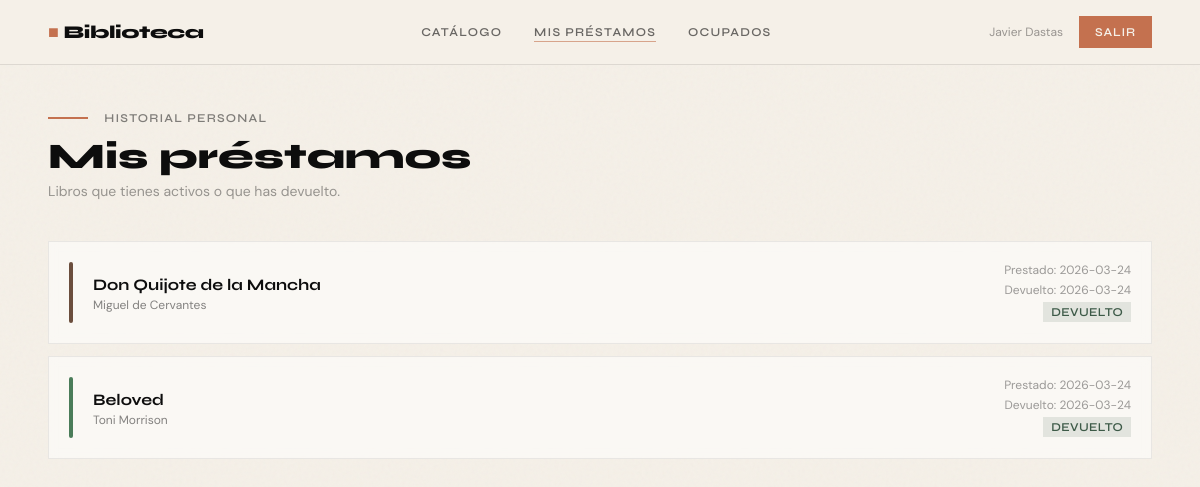
The app's page /my_loans (signed in) with its own data.
### tables this page shows
CREATE TABLE loans (
            id          INTEGER PRIMARY KEY AUTOINCREMENT,
            user_id     INTEGER NOT NULL REFERENCES users(id),
            book_id     INTEGER NOT NULL REFERENCES books(id),
            loan_date   TEXT    DEFAULT (datetime('now')),
            return_date TEXT,
            returned    INTEGER DEFAULT 0        -- 0 = activo, 1 = devuelto
        );

CREATE TABLE books (
            id          INTEGER PRIMARY KEY AUTOINCREMENT,
            title       TEXT    NOT NULL,
            author      TEXT    NOT NULL,
            genre       TEXT,
            year        INTEGER,
            cover_color TEXT    DEFAULT '#3D5A47',
            available   INTEGER DEFAULT 1        -- 1 = disponible, 0 = prestado
        );

### app.py (the view)
@app.route('/my_loans')
@login_required
def my_loans():
    conn  = get_db_connection()
    loans = conn.execute(
        """SELECT loans.id, books.title, books.author, books.cover_color,
                  loans.loan_date, loans.return_date, loans.returned
           FROM loans JOIN books ON loans.book_id=books.id
           WHERE loans.user_id=?
           ORDER BY loans.returned ASC, loans.loan_date DESC""",
        (session['user_id'],)
    ).fetchall()
    conn.close()
    return render_template('my_loans.html', loans=loans)

### app.py (called while the page is built)
def get_db_connection():
    conn = sqlite3.connect(DATABASE)
    conn.row_factory = sqlite3.Row
    return conn

def login_required(f):
    from functools import wraps
    @wraps(f)
    def decorated(*args, **kwargs):
        if 'user_id' not in session:
            flash("Debes iniciar sesión primero.")
            return redirect(url_for('login'))
        return f(*args, **kwargs)
    return decorated

### templates/my_loans.html (shortened to what this page needs)
{% extends "base.html" %}
{% block content %}
<div class="mb-2">
  <span style="width:40px;height:2px;background:#C4714F;display:inline-block;vertical-align:middle;margin-right:12px;"></span>
  <span class="text-xs font-display font-semibold tracking-widest text-ink uppercase opacity-50">Historial personal</span>
</div>
<h1 class="font-display text-4xl font-extrabold text-ink mb-1">Mis préstamos</h1>
<p class="text-sm text-ink opacity-40 mb-10">Libros que tienes activos o que has devuelto.</p>
{% if loans %}
<div class="space-y-3">
  {% for loan in loans %}
  <div class="stat-card p-5 flex items-center gap-5 animate-fade-up" style="animation-delay:{{ loop.index0 * 0.06 }}s;opacity:0">
    <div class="w-1 self-stretch flex-shrink-0 rounded-full" style="background:{{ loan['cover_color'] }}"></div>
    <div class="flex-1 min-w-0">
      <h3 class="font-display font-bold text-ink truncate">{{ loan['title'] }}</h3>
      <p class="text-xs text-ink opacity-50">{{ loan['author'] }}</p>
    </div>
    <div class="text-right flex-shrink-0">
      <p class="text-xs text-ink opacity-40 mb-1">Prestado: {{ loan['loan_date'][:10] }}</p>
      {% if loan['returned'] %}
        <p class="text-xs text-ink opacity-40">Devuelto: {{ loan['return_date'][:10] }}</p>
        <span class="inline-block mt-1 badge-available text-xs font-display font-semibold px-2 py-0.5 uppercase tracking-wide">Devuelto</span>
      {% else %}
        <span class="inline-block mt-1 badge-borrowed text-xs font-display font-semibold px-2 py-0.5 uppercase tracking-wide">Activo</span>
      {% endif %}
    </div>
  </div>
  {% endfor %}
</div>
{% else %}
<div class="text-center py-24 text-ink opacity-30">
  <p class="text-6xl mb-4">📖</p>
  <p class="font-display text-xl mb-2">Sin préstamos aún</p>
  <p class="text-sm">Ve al <a href="{{ url_for('books') }}" class="underline text-moss opacity-80">catálogo</a> para pedir un libro.</p>
</div>
{% endif %}
{% endblock %}

### templates/base.html (style rules this page uses)
body { font-family:'DM Sans',sans-serif; }
h1,h2,h3,h4,label,nav { font-family:'Syne',sans-serif; }
.noise::before { content:''; position:fixed; inset:0; pointer-events:none; z-index:0; }
.stat-card { border:1px solid #0D0D0D12; background:#fff8; backdrop-filter:blur(4px); }
.badge-available { background:#3D5A4720; color:#3D5A47; }

### records on screen
loans: title "Don Quijote de la Mancha", author "Miguel de Cervantes", loan_date "2026-03-24", return_date "2026-03-24"
loans: title "Beloved", author "Toni Morrison", loan_date "2026-03-24", return_date "2026-03-24"

### other values on screen
{{ session.user_name }} "Javier Dastas"
